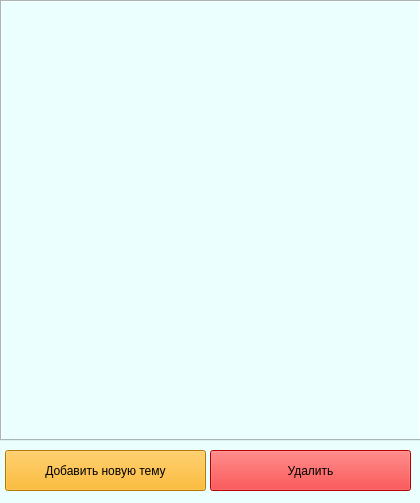
<?xml version="1.0" encoding="UTF-8"?>
<ui version="4.0">
 <class>MainWindow</class>
 <widget class="QMainWindow" name="MainWindow">
  <property name="geometry">
   <rect>
    <x>0</x>
    <y>0</y>
    <width>420</width>
    <height>503</height>
   </rect>
  </property>
  <property name="windowTitle">
   <string>MainWindow</string>
  </property>
  <widget class="QWidget" name="centralwidget">
   <property name="styleSheet">
    <string notr="true">background-color: rgb(235, 255, 255)</string>
   </property>
   <widget class="QTabWidget" name="tabWidget">
    <property name="geometry">
     <rect>
      <x>0</x>
      <y>0</y>
      <width>421</width>
      <height>441</height>
     </rect>
    </property>
    <property name="styleSheet">
     <string notr="true">background-color: rgb(235, 255, 255)</string>
    </property>
    <property name="currentIndex">
     <number>-1</number>
    </property>
   </widget>
   <widget class="QPushButton" name="addButton">
    <property name="geometry">
     <rect>
      <x>5</x>
      <y>450</y>
      <width>201</width>
      <height>41</height>
     </rect>
    </property>
    <property name="styleSheet">
     <string notr="true">background-color:rgb(255, 170, 0);
font: 75 13pt &quot;MS Sans Serif&quot;;</string>
    </property>
    <property name="text">
     <string>Добавить новую тему</string>
    </property>
   </widget>
   <widget class="QPushButton" name="resetButton">
    <property name="geometry">
     <rect>
      <x>210</x>
      <y>450</y>
      <width>201</width>
      <height>41</height>
     </rect>
    </property>
    <property name="styleSheet">
     <string notr="true">background-color: rgb(255, 0, 0); 
font: 75 13pt &quot;MS Sans Serif&quot;;</string>
    </property>
    <property name="text">
     <string>Удалить</string>
    </property>
   </widget>
  </widget>
 </widget>
 <resources/>
 <connections/>
</ui>
